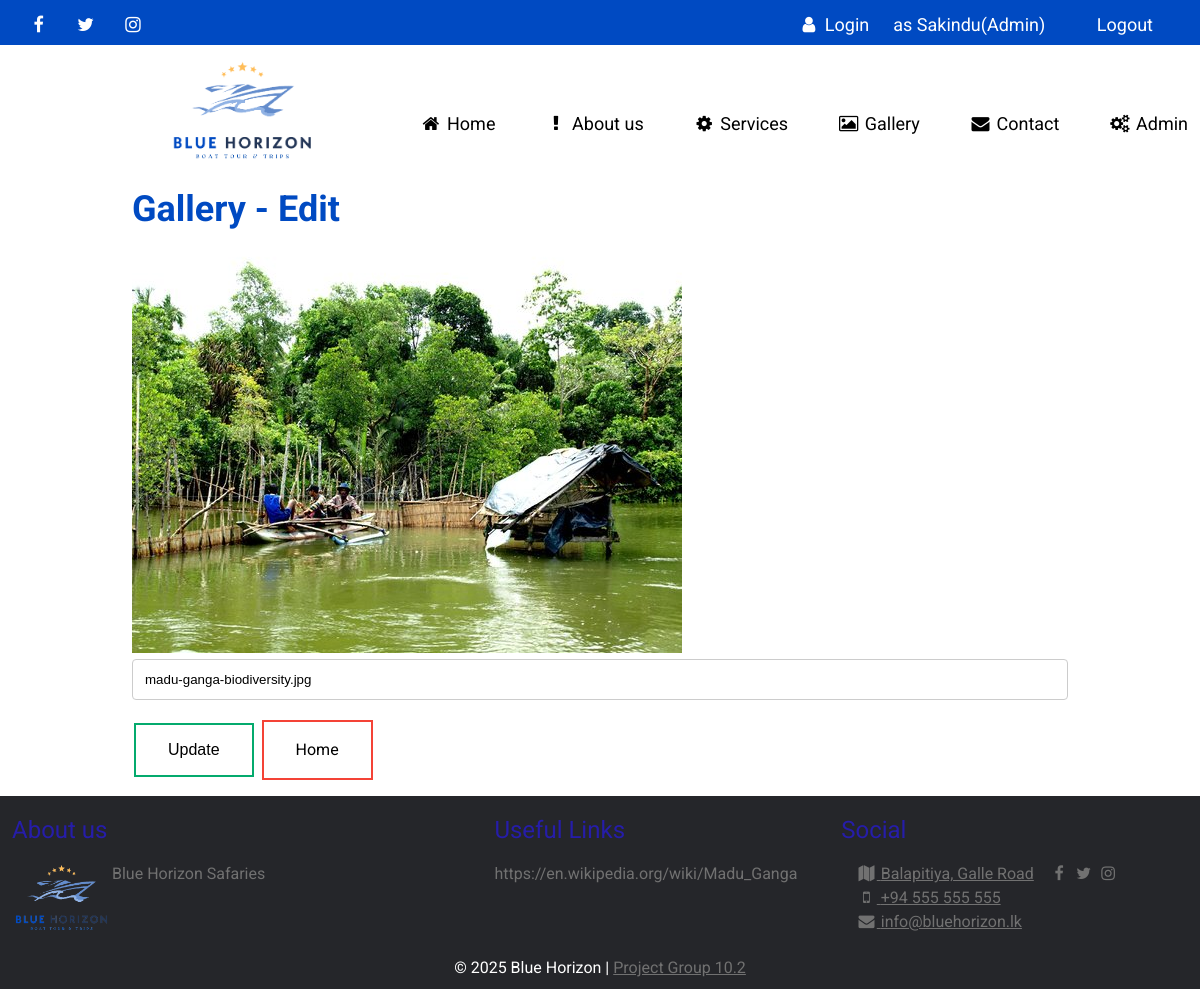
Page /gallery-edit.php?gal_id=3 (signed in) on the committed database.
### tables this page shows
CREATE TABLE `gallery`  (
  `gal_id` int NOT NULL AUTO_INCREMENT,
  `caption` varchar(255) NULL DEFAULT NULL,
  `img_name` varchar(255) NULL DEFAULT NULL,
  PRIMARY KEY (`gal_id`) USING BTREE
);

### mysql.php (called while the page is built, shortened)
<?php
class mySQL
{
    protected $db_name = "bluesaf";
    protected $db_user = "root";
    protected $db_pass = "chanaka";
    protected $db_host = "localhost";
    public function execute($sql) {
        $con = new mysqli( $this->db_host, $this->db_user, $this->db_pass, $this->db_name );
        mysqli_set_charset($con,"utf8");
        $result=mysqli_query($con,$sql);
        return $result;
    }
}

### gallery-edit.php (the view, shortened to what this page needs)
<?php
require_once ("mysql.php");
$db=new mySQL();
$sql="SELECT * FROM gallery WHERE gal_id='".$gal_id."'";
$res=$db->execute($sql);
$row=mysqli_fetch_array($res);
$caption=$row['caption'];
$img_name=$row['img_name'];
?>
<!doctype html>
<html lang="en">
<head>
    <?php include "inc-head.php"; ?>
    <link rel="stylesheet" href="css/mas-gal.css">
</head>
<body>
<div class="container">
    <?php include "inc-header.php"; ?>
    <div class="text-content">
        <div class="col-1">
            <h2 class="hd-1">Gallery - Edit</h2>
            <p>
                <img src="./gallery/<?=$img_name?>" alt="<?=$caption?>">
            <form action="<?php echo htmlspecialchars($_SERVER["PHP_SELF"]); ?>" method="post">
                <input type="text" name="caption" placeholder="Enter Image Caption" value="<?=$caption?>">
                <button type="submit" class="button button1" name="submit" value="submit">Update</button>
                <a href="gallery-list.php" class="button button3">Home</a>
            </form>
            </p>
        </div>
    </div>
</div>
<?php include "inc-footer.php"; ?>
</body>
</html>

### css/style.css (style rules this page uses)
* { margin: 0; padding: 0; }
body { margin: 0; overflow-x: hidden; font-family: "Roboto", sans-serif; font-weight: 400; font-style: normal; }
.copy a { color: #717171; }
.hd-1 { font-size: 36px; margin-bottom: 20px; margin-top: 10px; color: #004ac2; }
.text-content { background-color: #ffffff; color: #bbbbbb; display: flex; line-height: 24px; width: 80vw; margin: 0 auto; }
.col-1 { padding: 12px 12px 12px 12px; width: 100%; }
input[type=text], input[type=password], input[type=email],input[type=number],input[type=tel], input[type=date], select,option, textarea { width: 100%; padding: 12px; border: 1px solid #ccc; border-radius: 4px; box-sizing: border-box; margin-top: 6px; margin-bottom: 16px; resize: vertical; }

### css/button.css (style rules this page uses)
.button { background-color: #04AA6D; border: none; color: white; padding: 16px 32px; text-align: center; text-decoration: none; display: inline-block; font-size: 16px; margin: 4px 2px; transition-duration: 0.4s; cursor: pointer; }
.button1 { background-color: white; color: black; border: 2px solid #04AA6D; }
.button3 { background-color: white; color: black; border: 2px solid #f44336; }

### css/mas-gal.css (style rules this page uses)
* { box-sizing: border-box; }
img { max-width: 100%; height: auto; vertical-align: middle; display: inline-block; }

### rows in the picture
gallery: img_name+caption (picture), caption "madu-ganga-biodiversity.jpg"

### other values in the picture
$_SESSION['fname'] "Sakindu"
user_level($_SESSION['level']) "Admin"
FOOT "© 2025 Blue Horizon | Project Group 10.2"
